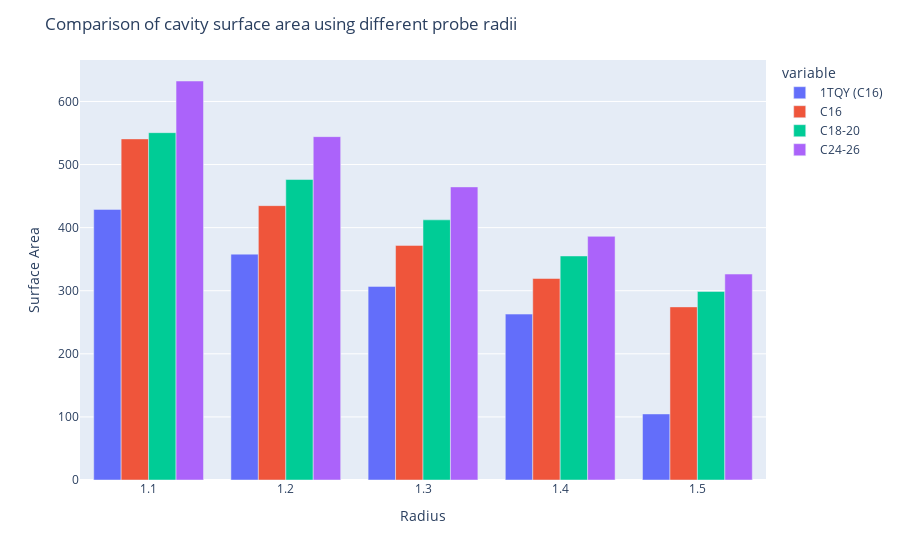

Here is the notebook cell this chart was saved with:
### Code cell
fig_vol = px.bar(df_vol, x='Radius', y=['1TQY (C16)', 'C16', 'C18-20', 'C24-26'], barmode='group')
fig_vol.update_layout(
    title='Comparison of cavity volume using different probe radii',
    yaxis=dict(title='Volume')
)

fig_area = px.bar(df_area, x='Radius', y=['1TQY (C16)', 'C16', 'C18-20', 'C24-26'], barmode='group')
fig_area.update_layout(
    title='Comparison of cavity surface area using different probe radii',
    yaxis=dict(title='Surface Area')
)

### Figure 1 — Plotly figure (JSON) as saved in the notebook; plotly's stock layout.template omitted (floating-point values rounded to 4 significant figures)
{"data": [{"alignmentgroup": "True", "hovertemplate": "variable=1TQY (C16)<br>Radius=%{x}<br>value=%{y}<extra></extra>", "legendgroup": "1TQY (C16)", "marker": {"color": "#636efa", "pattern": {"shape": ""}}, "name": "1TQY (C16)", "offsetgroup": "1TQY (C16)", "orientation": "v", "showlegend": true, "textposition": "auto", "type": "bar", "x": [1.1, 1.2, 1.3, 1.4, 1.5], "xaxis": "x", "y": [428.9, 358.0, 306.9, 263.0, 104.7], "yaxis": "y"}, {"alignmentgroup": "True", "hovertemplate": "variable=C16<br>Radius=%{x}<br>value=%{y}<extra></extra>", "legendgroup": "C16", "marker": {"color": "#EF553B", "pattern": {"shape": ""}}, "name": "C16", "offsetgroup": "C16", "orientation": "v", "showlegend": true, "textposition": "auto", "type": "bar", "x": [1.1, 1.2, 1.3, 1.4, 1.5], "xaxis": "x", "y": [540.7, 434.9, 371.9, 319.4, 274.4], "yaxis": "y"}, {"alignmentgroup": "True", "hovertemplate": "variable=C18-20<br>Radius=%{x}<br>value=%{y}<extra></extra>", "legendgroup": "C18-20", "marker": {"color": "#00cc96", "pattern": {"shape": ""}}, "name": "C18-20", "offsetgroup": "C18-20", "orientation": "v", "showlegend": true, "textposition": "auto", "type": "bar", "x": [1.1, 1.2, 1.3, 1.4, 1.5], "xaxis": "x", "y": [550.6, 476.3, 412.4, 355.1, 298.9], "yaxis": "y"}, {"alignmentgroup": "True", "hovertemplate": "variable=C24-26<br>Radius=%{x}<br>value=%{y}<extra></extra>", "legendgroup": "C24-26", "marker": {"color": "#ab63fa", "pattern": {"shape": ""}}, "name": "C24-26", "offsetgroup": "C24-26", "orientation": "v", "showlegend": true, "textposition": "auto", "type": "bar", "x": [1.1, 1.2, 1.3, 1.4, 1.5], "xaxis": "x", "y": [632.5, 544.3, 464.6, 386.2, 326.5], "yaxis": "y"}], "layout": {"barmode": "group", "legend": {"title": {"text": "variable"}, "tracegroupgap": 0}, "margin": {"t": 60}, "title": {"text": "Comparison of cavity surface area using different probe radii"}, "xaxis": {"anchor": "y", "domain": [0, 1], "title": {"text": "Radius"}}, "yaxis": {"anchor": "x", "domain": [0, 1], "title": {"text": "Surface Area"}}}}
